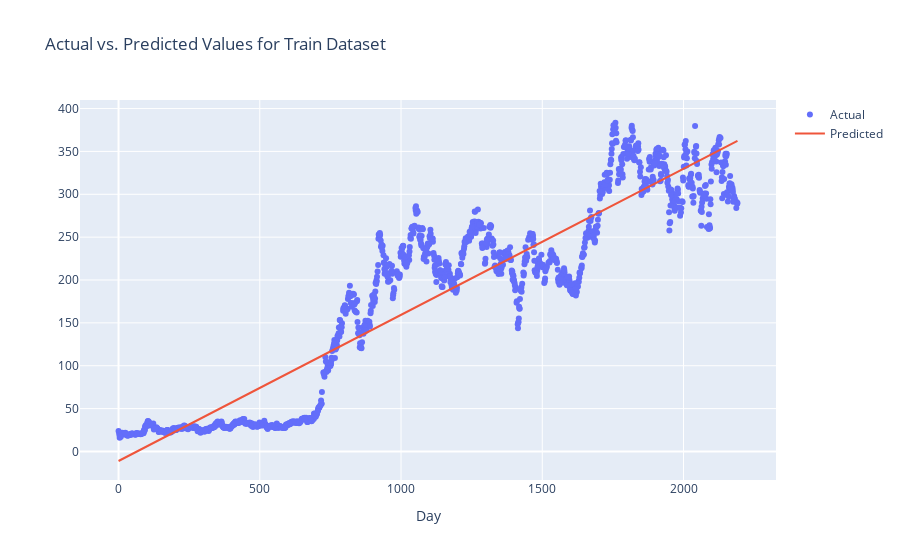

Here is the notebook cell this chart was saved with:
### Code cell
import plotly.graph_objects as go
import numpy as np
from sklearn.model_selection import train_test_split
from sklearn.preprocessing import StandardScaler
from sklearn.linear_model import LinearRegression
from sklearn.metrics import mean_squared_error as mse
from sklearn.metrics import r2_score

# Plotting offline
# plot(plot)
# iplot(plot)

# Building the regression model

# Preprocessing
# from sklearn.preprocessing import MinMaxScaler
from sklearn.preprocessing import StandardScaler

# Split the data into train and test sets
X = np.array(tesla.index).reshape(-1, 1)
Y = tesla['Close']
X_train, X_test, Y_train, Y_test = train_test_split(X, Y, test_size=0.3, random_state=0)

# Feature scaling
scaler = StandardScaler().fit(X_train)
X_train_scaled = scaler.transform(X_train)
X_test_scaled = scaler.transform(X_test)

# Creating a Linear model
lm = LinearRegression()
lm.fit(X_train_scaled, Y_train)

# Plot actual and predicted values for the train dataset
trace_actual = go.Scatter(
    x = X_train.T[0],
    y = Y_train,
    mode = 'markers',
    name = 'Actual'
)

trace_predicted = go.Scatter(
    x = X_train.T[0],
    y = lm.predict(X_train_scaled),
    mode = 'lines',
    name = 'Predicted'
)

tesla_data = [trace_actual, trace_predicted]
layout = go.Layout(
    title='Actual vs. Predicted Values for Train Dataset',
    xaxis=dict(
        title='Day'
    )
)
plot2 = go.Figure(data=tesla_data, layout=layout)
iplot(plot2)

# Calculate scores for model evaluation
train_r2_score = r2_score(Y_train, lm.predict(X_train_scaled))
test_r2_score = r2_score(Y_test, lm.predict(X_test_scaled))
train_mse = mse(Y_train, lm.predict(X_train_scaled))
test_mse = mse(Y_test, lm.predict(X_test_scaled))

scores = f'''
{'Metric'.ljust(10)}{'Train'.center(20)}{'Test'.center(20)}
{'r2_score'.ljust(10)}{train_r2_score}\t{test_r2_score}
{'MSE'.ljust(10)}{train_mse}\t{test_mse}'''
print(scores)

### Figure 1 — Plotly figure (JSON) as saved in the notebook; plotly's stock layout.template omitted (floating-point values rounded to 4 significant figures; data arrays with more than 128 entries replaced by an {"elided": "..."} marker saying what was removed)
{"data": [{"mode": "markers", "name": "Actual", "x": {"elided": "1535 int values"}, "y": {"elided": "1535 float values"}, "type": "scatter"}, {"mode": "lines", "name": "Predicted", "x": {"elided": "1535 int values"}, "y": {"elided": "1535 float values"}, "type": "scatter"}], "layout": {"title": {"text": "Actual vs. Predicted Values for Train Dataset"}, "xaxis": {"title": {"text": "Day"}}}}
